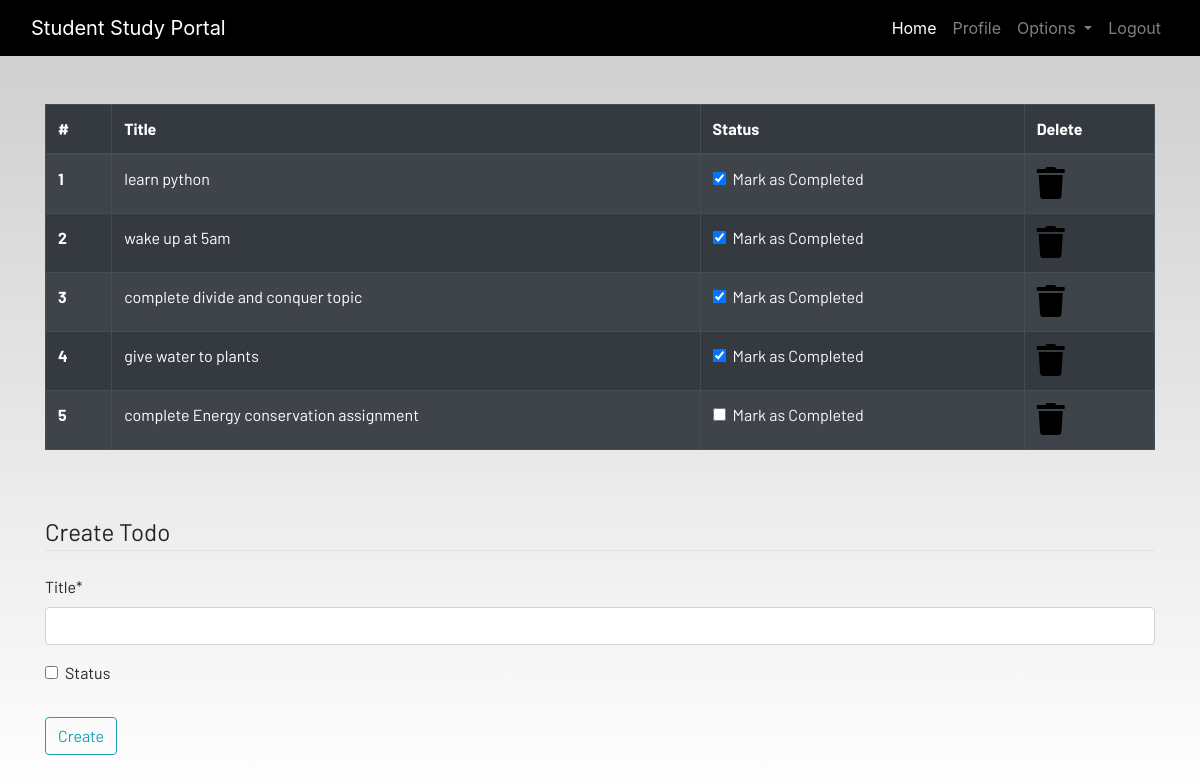
The page /todo/ (signed in) on the database its author committed.
### dashboard/models.py (models this page shows, shortened)
class ToDo(models.Model):
    user = models.ForeignKey(User, on_delete=models.CASCADE)
    title = models.CharField(max_length=200)
    status = models.BooleanField(default=False)
    class Meta:
        verbose_name="ToDo"
        verbose_name_plural="ToDo"

### dashboard/views.py (the view)
# urls.py: path('todo/',views.todo,name='todo'),
@login_required()
def todo(request):
    if request.method == "POST":
        form = TodoForm(request.POST)
        if form.is_valid():
            try:
                finished = request.POST['status']
                if finished == 'on':
                    finished = True
                else:
                    finished = False
            except:
                finished = False
            todos = ToDo(
                user=request.user,
                title=request.POST['title'],
                status=finished
            )
            todos.save()
            messages.success(request, f"Todo added from {request.user.username} successfully!!")
    else:
        form = TodoForm()
    todo_list = ToDo.objects.filter(user=request.user)
    if len(todo_list) == 0:
        todos_done = True
    else:
        todos_done = False
    context = {
        'form': form,
        'todos': todo_list,
        'todos_done': todos_done
    }
    return render(request, 'dashboard/todo.html', context)

### dashboard/forms.py
class TodoForm(forms.ModelForm):
    class Meta:
        model=ToDo
        fields=['title','status']

### dashboard/templates/dashboard/todo.html (shortened to what this page needs)
{% extends 'dashboard/base.html' %}
{% load static %}
{% load crispy_forms_tags %}
{% block content %}
<div class="container">
{%  if todos_done == False %}
    <table class="table table-striped table-bordered table-hover table-dark">
        <thead>
            <tr>
                <th scope="col">#</th>
                <th scope="col">Title</th>
                <th scope="col">Status</th>
                <th scope="col">Delete</th>
            </tr>
        </thead>
        <tbody>
            {% for todo in todos %}
            <tr>
                <th scope="row">{{ forloop.counter }}</th>
                <td>{{ todo.title }}</td>
                <td>
                    <a href="{% url 'update-todo' todo.id %}">
                        <div class="form-check">
                            {% if todo.status == True %}
                            <input class="form-check-input" type="checkbox" value="" checked>
                            {% else %}
                            <input class="form-check-input" type="checkbox" value="">
                            {% endif %}
                            <label class="form-check-label text-light" for="flexCheckDefault">
                                Mark as Completed
                            </label>
                        </div>
                    </a>
                </td>
                <td><a href="{% url 'delete-todo' todo.id %}"><i class="fa fa-trash fa-2x"></i></a></td>
            </tr>
        {% endfor %}
        </tbody>
    </table>
    {% else %}
    <h4>All tasks have been done!! create to add more</h4>
{% endif %}
</div><br><br>
<div class="container">
    <form method="POST">
        <fieldset class="form-group">
            <legend class="border-bottom mb-4">Create Todo</legend>
            {{ form|crispy }}
        </fieldset>
        <div class="form-group">
            <button href="" class="btn btn-outline-info" type="submit">
                Create
            </button>
        </div>
    </form>
</div>
{% endblock content %}

### static/css/main.css (style rules this page uses)
html { scroll-behavior: smooth; height: 100%; width: 100%; }
a { text-decoration: none !important; color: black; }
html, body { max-width: 100%; overflow-x: hidden; height: 100%; width: 100%; }
body { background: linear-gradient(rgba(0, 0, 0, 0.2), rgba(255, 255, 255, 0.5)); overflow-x: hidden; background-repeat: no-repeat; }
.fa { color: black; }

### rows shown on the page
ToDo: title "learn python"
ToDo: title "wake up at 5am"
ToDo: title "complete divide and conquer topic"
ToDo: title "give water to plants"
ToDo: title "complete Energy conservation assignment"
